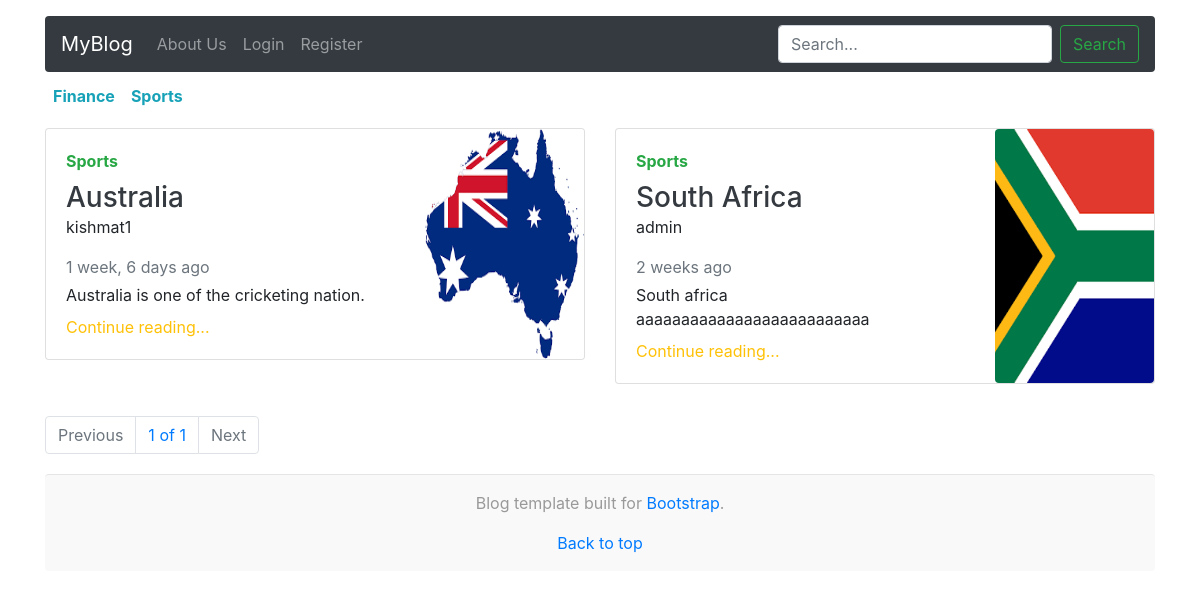
The app's page /?cat=Sports, older data.
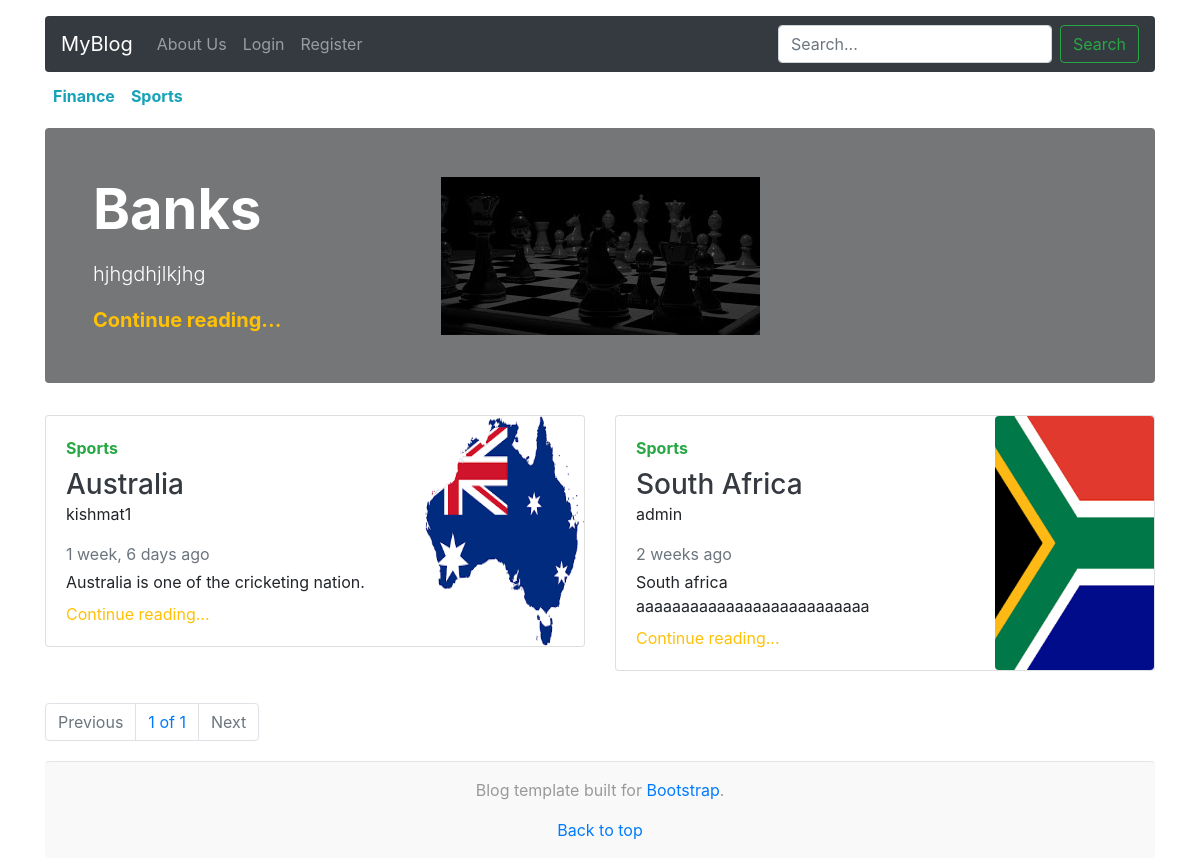
The same page, newer data.
### post/models.py (models this page shows, shortened)
class Category(models.Model):
    name = models.CharField(max_length=50, unique=True)
    is_active = models.BooleanField(default=True)
    def __str__(self):
        return self.name

class BlogPost(models.Model):
    title = models.CharField(max_length=254, unique=True)
    author = models.ForeignKey(User, on_delete=models.CASCADE)
    category = models.ForeignKey(Category, on_delete=models.CASCADE)
    content = models.TextField()
    image = models.ImageField(upload_to="posts/")
    created_at = models.DateTimeField(auto_now_add=True)
    is_active = models.BooleanField(default=True)
    is_featured = models.BooleanField(default=False)
    @property
    def image_url(self):
        return self.image.url

### post/views.py (the view)
# urls.py: 2. Add a URL to urlpatterns:  path('', views.home, name='home')
def home(request):
    s_w = request.GET.get('q')
    cat = request.GET.get('cat')
    if s_w is not None:
        s_w = str(s_w).title()
        posts = BlogPost.objects.filter(title__icontains=s_w).order_by("-created_at")
    elif cat is not None:
        category = Category.objects.get(name=cat)
        posts = BlogPost.objects.filter(category=category).order_by("-created_at")
    else:
        posts = BlogPost.objects.all().order_by("-created_at")
    paginator = Paginator(posts,4)
    categories = Category.objects.all()
    page_number = request.GET.get('page')
    p_posts = paginator.get_page(page_number)
    featured_posts = BlogPost.objects.filter(is_featured=True)
    context = {
        'posts':p_posts,
        'paginator':paginator,
        'categories':categories,
        'featured_posts':featured_posts,
    }
    return render(request,'post/index.html',context)

### post/templates/post/index.html (shortened to what this page needs)
{% extends 'post/base.html' %}
{% load humanize %}
{% block body %}
<div class="container">
    <div class="nav-scroller py-1 mb-2">
        <nav class="nav d-flex justify-content-start">
            {% for category in categories %}
            <a class="p-2 text-info font-weight-bold" href="?cat={{category}}">{{category}}</a>
            {% endfor %}
        </nav>
    </div>
    {% for feature in featured_posts %}
    <div class="jumbotron p-3 p-md-5  rounded " style="background-image: linear-gradient(0deg, rgba(0,0,0,0.5), rgba(0, 0, 0, 0.5)),url('{{feature.image.url}}'); background-repeat: no-repeat;
    background-position: center; ">
        <div class="col-md-12 px-0">
            <h1 class="display-4 text-white font-weight-bold">{{feature.title}}</h1>
            <p class="lead my-3 text-white">{{feature.content|truncatechars:"300"}}</p>
            <p class="lead mb-0"><a href="#"
                    class="text-warning font-weight-bold">Continue reading...</a>
            </p>
        </div>
    </div>
    {% endfor %}
    <div class="row mb-2">
        {% for post in posts %}
        <div class="col-md-6">
            <div class="card flex-md-row mb-4 box-shadow h-md-250">
                <div class="row">
                    <div class="col-lg-8 col-md-12 col-sm-12">
                        <div class="card-body d-flex flex-column align-items-start">
                            <strong class="d-inline-block mb-2 text-success">{{post.category}}</strong>
                            <h3 class="mb-0">
                                <a class="text-dark" href="post-detail/{{post.title}}">
                                    {{post.title}}
                                </a>
                            </h3>
                            <p>{{post.author}}</p>
                            <div class="mb-1 text-muted">{{post.created_at|naturaltime}}</div>
                            <p class="card-text mb-auto">{{post.content}}</p>
                            <a href="/post/this-post-if-from-nother-user" class="mt-2 text-warning">Continue
                                reading...</a>
                        </div>
                    </div>
                    <div class="col-lg-4 col-md-12 col-sm-12">
                        <img class="img-fluid rounded h-100 w-100" src="{{post.image_url}}" alt="this post if from nother user">
                    </div>
                </div>
            </div>
        </div>
        {% endfor %}
    </div>
    <nav aria-label="Page navigation example">
        <ul class="pagination">
            {% if posts.has_previous %}
            <li class="page-item"><a class="page-link" href="?page={{posts.previous_page_number}}">Previous</a></li>
            {% else %}
            <li class="page-item disabled"><a class="page-link disabled" href="#">Previous</a></li>
            {% endif %}
            <li class="page-item"><a class="page-link" href="#">{{posts.number}} of
                {{paginator.num_pages}}</a></li>
            {% if posts.has_next %}
            <li class="page-item"><a class="page-link" href="?page={{posts.next_page_number}}">Next</a></li>
            {% else %}
            <li class="page-item disabled"><a class="page-link disabled" href="#">Next</a></li>
            {% endif %}
        </ul>
    </nav>
</div>
{% endblock body %}

Row changes from the older to the newer data that the page shows:
now on this page (row edited): BlogPost: image (picture), title "Banks", content "hjhgdhjlkjhg"
